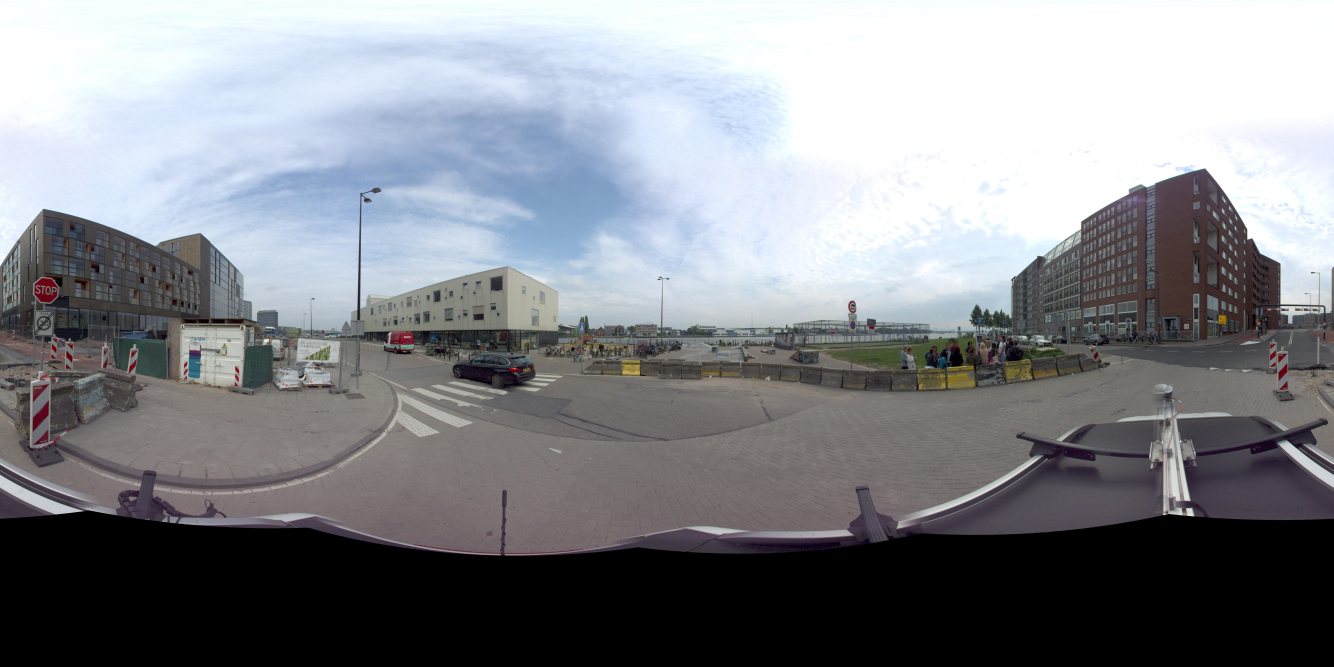
#> input picture src/input/TMX7316010203-000724_pano_0000_000215.jpg, 8000 x 4000 px (shown at 1/6 size)
$ python obj0363100012066079.py
#> lines starting #> are read from the running program, lines starting #| are printed output that depends on the picture
### src/texture.py
from PIL import Image
from numpy import linspace, float64, meshgrid

from array_image import get_as_rgb_array, sample_rgb_array_image_as_array
from array_math import get_vector, cartesian2cylindrical

SOURCE_WIDTH = 8000  # pixels
PANO_ASPECT = 2  # width over height
PANO_HEIGHT = SOURCE_WIDTH / PANO_ASPECT


def extract_texture(obj, pov, input_filename, output_filename, output_resolution):
    """ Extract the texture of a 3D plane from a panorama image

    :param obj: a 3D plane, an array of 4 3D points (x, y, z): [left-top, right-top, right-bottom, left-bottom]
    :param pov: a 3D point, center of the panorama
    :param input_filename: filename of the panorama
    :param output_filename: target filename of the texture
    :param output_resolution: target resolution (x, y) of the texture
    """

    left_top_x = obj[0][0]
    right_bottom_x = obj[2][0]

    left_top_y = obj[0][1]
    right_bottom_y = obj[2][1]

    left_top_z = obj[0][2]
    right_bottom_z = obj[2][2]

    nx, ny = output_resolution
    x = linspace(left_top_x, right_bottom_x, nx, dtype=float64)
    y = linspace(left_top_y, right_bottom_y, nx, dtype=float64)
    z = linspace(left_top_z, right_bottom_z, ny, dtype=float64)

    gevel_x, _ = meshgrid(x, z)
    gevel_y, gevel_z = meshgrid(y, z)

    vector_x, vector_y, vector_z = get_vector((gevel_x, gevel_y, gevel_z), pov)

    image_x, image_y = cartesian2cylindrical((vector_y, vector_x, vector_z), source_width=SOURCE_WIDTH,
                                             source_height=PANO_HEIGHT, r_is_1=False)
#> in extract_texture, source_file is the input picture: PIL image 8000x4000 RGB; mean R, G, B 132.3, 134.8, 139.7

    source_file = Image.open(input_filename)
    source_rgb_array = get_as_rgb_array(source_file)

    image = sample_rgb_array_image_as_array((image_x, image_y), source_rgb_array)
#> call 3 of extract_texture, with pov = (123442.2, 488047.3, 6), output_filename = 'obj_output/0363100012066079_gevel2.jpg', output_resolution = (228, 600)
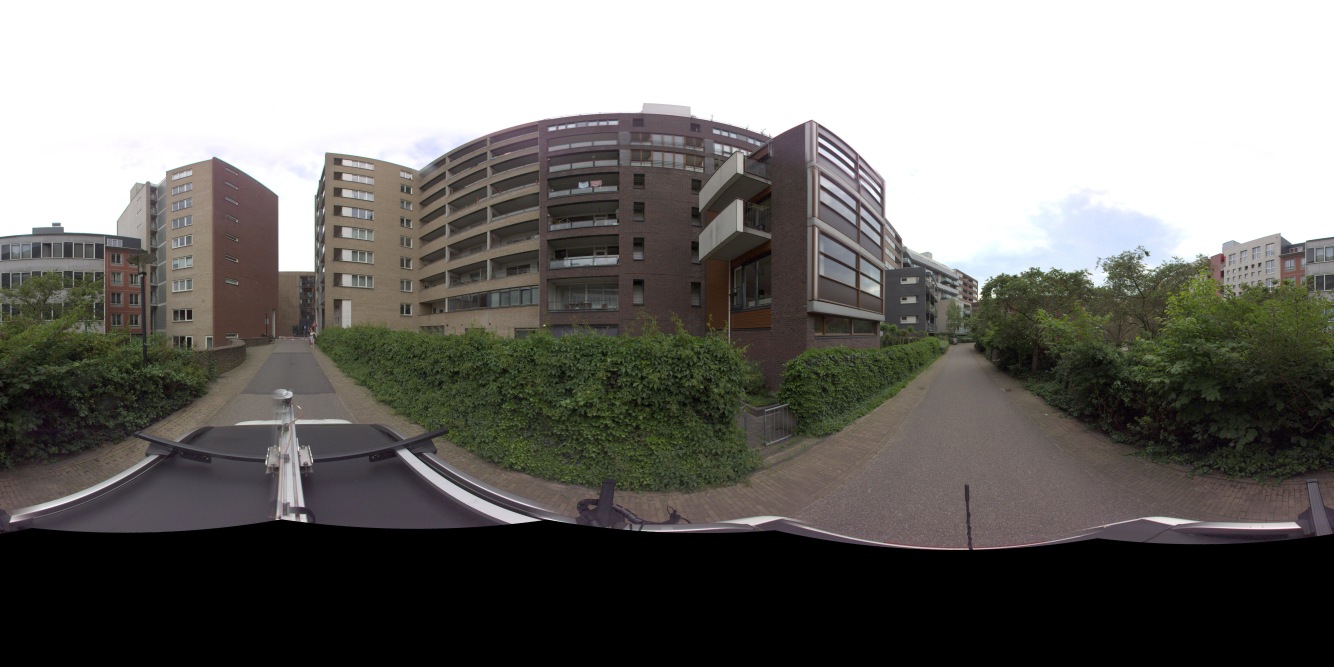
#> input picture src/input/TMX7316010203-000724_pano_0000_001219.jpg, 8000 x 4000 px (shown at 1/6 size)
#> in extract_texture, source_file is the input picture: PIL image 8000x4000 RGB; mean R, G, B 115.5, 113.9, 110
#> in sample_rgb_array_image_as_array (call 4), `r = map_coordinates(rgb_array[0], [y, x], order=1)`:
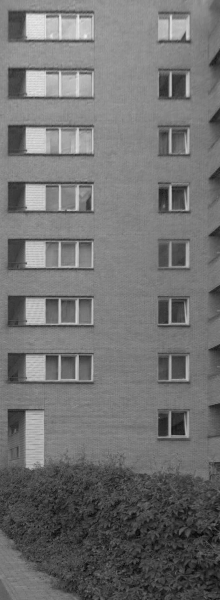
#> r: shape (600, 220) int32; min 2, max 239, mean 113.1
#> in sample_rgb_array_image_as_array (call 5), `x = coordinates[0]`:
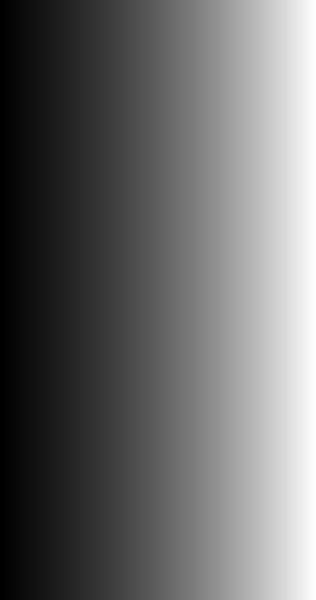
#> x: shape (600, 316) float64; min 2536.1, max 3320.3, mean 2862.9; drawn with min black and max white
#> in sample_rgb_array_image_as_array (call 5), `y = coordinates[1]`:
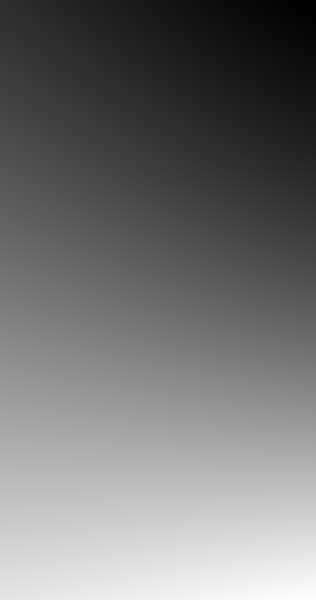
#> y: shape (600, 316) float64; min 734.8, max 2466.8, mean 1520.5; drawn with min black and max white
#> in sample_rgb_array_image_as_array (call 5), `return dstack((r, g, b))`:
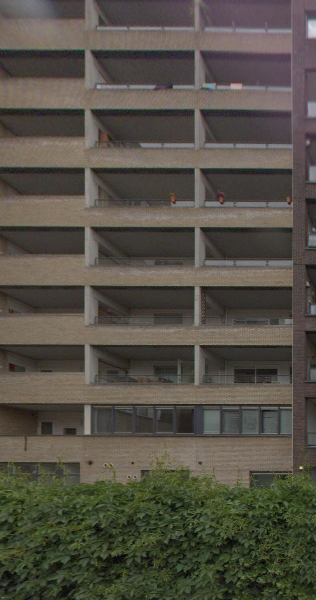
#> returned value: shape (600, 316, 3) int32; mean of channels 0, 1, 2 84.4, 80.1, 70; drawn as R, G, B

    image_file = Image.fromarray(image.astype('uint8'), 'RGB')

    image_file.save(output_filename, 'jpeg')


def stitch_texture(target, sources):
    """Stitches multiple images horizontally

    :param target: target image file name
    :param sources: array of images, left to right, to stitch. Formatted like: (filename, (size_x, size_y))
    """
#> called with target = 'obj_output/0363100012066079.jpg'

    result_width = 0
    result_height = 0
    for source in sources:
        result_width = result_width + source[1][0]
        result_height = max(result_height, source[1][1])

    width_index = 0
    result = Image.new('RGB', (result_width, result_height))
#> result: PIL image 1810x600 RGB; every value is 0
    for source in sources:
        image = Image.open(source[0])
        result.paste(im=image, box=(width_index, 0))
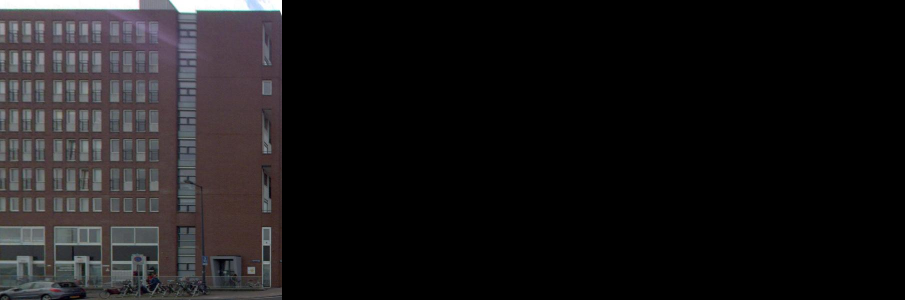
#> result: PIL image 1810x600 RGB (shown at 1/2 size); mean R, G, B 26.5, 24.4, 25.5
        width_index = width_index + source[1][0]

    result.save(target, 'jpeg')
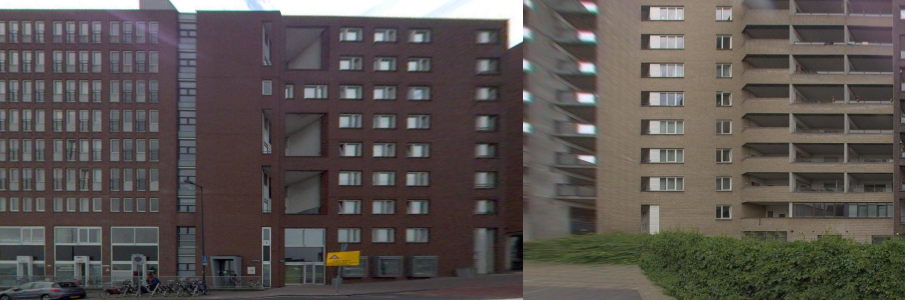
#> saved as 0363100012066079.jpg: PIL image 1810x600 RGB (shown at 1/2 size); mean R, G, B 90.1, 83.8, 80.4

### src/array_image.py
from numpy import squeeze, dsplit, asarray, dstack, array
from scipy.ndimage import map_coordinates


def get_as_rgb_array(image_file):
    """
    Gets the raw image prepared for calculations.

    :param image_file: loaded image file
    :return: scipy image array, an array of three color channels
    """
    # read image as numpy rgb image array
    panorama_array_image = asarray(image_file, dtype="int32")
    # split image in the 3 RGB channels
    return squeeze(dsplit(panorama_array_image, 3))


def sample_rgb_array_image_as_array(coordinates, rgb_array):
    """
    Resampling of the source image

    :param coordinates: meshgrid of numpy arrays where eacht target coordinate is mapped to a coordinateset
    of the source
    :param rgb_array: the source image as a scipy rgb array representation
    :return: the sampled target image as a scipy rgb array representation
    """
    x = coordinates[0]
    y = coordinates[1]

    # resample each channel of the source image
    #   (this needs to be done 'per channel' because otherwise the map_coordinates method
    #    works on the wrong dimension: in rgb_array_images from numpy.assarray(image) the
    #    first dimension is the channel (r, g and b), and 2nd and 3rd dimensions are y and x,
    #    but map_coordinates expects the the coordinates to map to to be 1st and 2nd, therefore
    #    we extract each channel, so that y and x become 1st and 2nd array), after resampling
    #    we stack the three channels on top of each other, to restore the rgb image array

    r = map_coordinates(rgb_array[0], [y, x], order=1)
    g = map_coordinates(rgb_array[1], [y, x], order=1)
    b = map_coordinates(rgb_array[2], [y, x], order=1)

    # merge channels
    return dstack((r, g, b))

# [38 lines left out: function sample_rgb_array_image_as_array_multi, not called in this run]

### src/array_math.py
from numpy.core.umath import sqrt, square, arccos, arctan2, mod, pi


def get_vector(to_point, from_point):
    """Calculate a 3D vector from from_point to to_point,
    also works on numpy 2D arrays of points


    :param to_point: 3d tuple of the point the vector will point to
    :param from_point: 3d tuple of the point the vector will point from
    :return: 3D tuple of the vector
    """

    return to_point[0] - from_point[0], \
           to_point[1] - from_point[1], \
           to_point[2] - from_point[2]


# [14 lines left out: function get_cartesian_vector_from_rd, not called in this run]


def cartesian2cylindrical(vector, source_width, source_height, r_is_1=True):
    """Calculates the location on a equirectangular plane of a vector,
    Will work with numpy's 2D arrays of points

    :param vector: 3d tuple of the point the vector
    :param source_width: width and
    :param source_height:     height of the equirectangular image
    :param r_is_1: boolean, denoting if vectors are normalized to 1 (default=True)
    :return: 3D tuple of the coordinates of the vector on the equirectangular plane
    """

    middle = source_width / 2

    x = vector[0]
    y = vector[1]
    z = vector[2]

    r = 1 if r_is_1 else sqrt(square(x) + square(y) + square(z))
    theta = arccos(z / r)
    phi = arctan2(y, x)

    x1 = mod(middle + middle * phi / pi, source_width - 1)
    y1 = source_height * theta / pi

    return x1, y1


# [10 lines left out: function uvmap, not called in this run]

### src/obj0363100012066079.py
from texture import extract_texture, stitch_texture

pand_0363100012066079 = {
    "gevel0": [
        (123432.07, 488073.58, 30),
        (123405.35, 488068.64, 30),
        (123405.35, 488068.64, 0),
        (123432.07, 488073.58, 0),
    ],
    "gevel1": [
        (123405.35, 488068.64, 30),
        (123409.50, 488044.92, 30),
        (123409.50, 488044.92, 0),
        (123405.35, 488068.64, 0),
    ],
    "gevel2": [
        (123409.50, 488044.92, 30),
        (123420.74, 488046.92, 30),
        (123420.74, 488046.92, 0),
        (123409.50, 488044.92, 0),
    ],
    "gevel3": [
        (123420.74, 488046.92, 30),
        (123418.74, 488057.78, 30),
        (123418.74, 488057.78, 0),
        (123420.74, 488046.92, 0),
    ],
    "gevel4": [
        (123418.74, 488057.78, 30),
        (123434.28, 488060.71, 30),
        (123434.28, 488060.71, 0),
        (123418.74, 488057.78, 0),
    ],
}

resolutie0 = (564, 600)
resolutie1 = (482, 600)
resolutie2 = (228, 600)
resolutie3 = (220, 600)
resolutie4 = (316, 600)

fotopunt0 = (123389.966272313, 488091.214142029, 2)
input0 = "input/TMX7316010203-000724_pano_0000_000215.jpg"

fotopunt1 = (123442.230211847, 488047.259717303, 6)
input1 = "input/TMX7316010203-000724_pano_0000_001219.jpg"

extract_texture(pand_0363100012066079["gevel0"], fotopunt0, input0, "obj_output/0363100012066079_gevel0.jpg",
                resolutie0)
extract_texture(pand_0363100012066079["gevel1"], fotopunt0, input0, "obj_output/0363100012066079_gevel1.jpg",
                resolutie1)
extract_texture(pand_0363100012066079["gevel2"], fotopunt1, input1, "obj_output/0363100012066079_gevel2.jpg",
                resolutie2)
extract_texture(pand_0363100012066079["gevel3"], fotopunt1, input1, "obj_output/0363100012066079_gevel3.jpg",
                resolutie3)
extract_texture(pand_0363100012066079["gevel4"], fotopunt1, input1, "obj_output/0363100012066079_gevel4.jpg",
                resolutie4)

stitch_texture("obj_output/0363100012066079.jpg", [("obj_output/0363100012066079_gevel0.jpg", resolutie0),
                                                   ("obj_output/0363100012066079_gevel1.jpg", resolutie1),
                                                   ("obj_output/0363100012066079_gevel2.jpg", resolutie2),
                                                   ("obj_output/0363100012066079_gevel3.jpg", resolutie3),
                                                   ("obj_output/0363100012066079_gevel4.jpg", resolutie4)])
